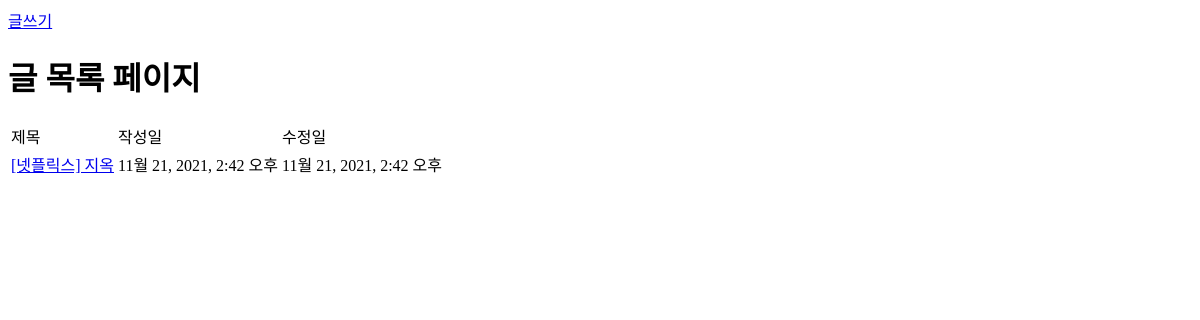
/posts/, run on an earlier commit of the app's database.
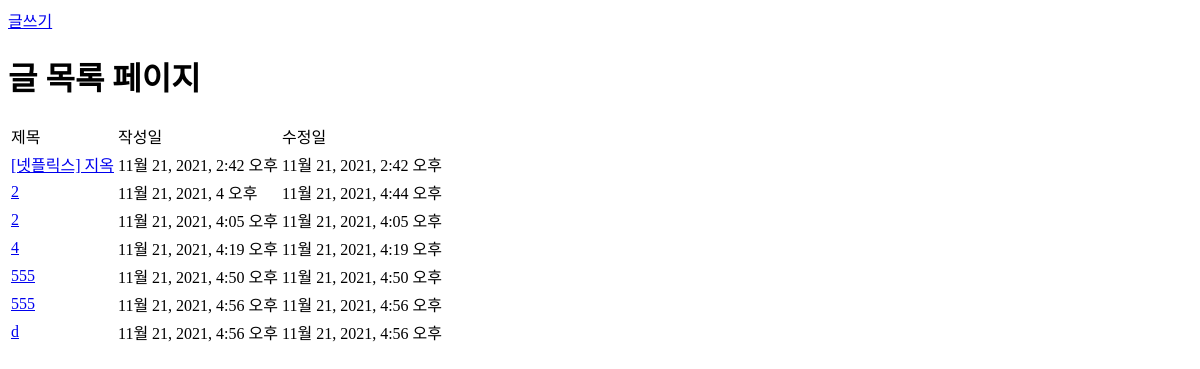
And on a later commit of the database.
### review/models.py (models this page shows, shortened)
class Post(models.Model):
    title = models.CharField(max_length=50, unique =True, error_messages={'unique':'이미 있는 제목입니다.'})
    content = models.TextField(null=True)
    dt_created = models.DateTimeField(verbose_name="Date Created", auto_now_add=True)
    dt_modified = models.DateTimeField(verbose_name="Date Modified", auto_now = True)

### review/views.py (the view)
# urls.py: path('posts/', views.post_list, name='post-list'),
def post_list(request):
    posts = Post.objects.all()
    context = {"posts":posts}
    return render(request, 'review/post_list.html', context)

### review/templates/review/post_list.html
{% extends './base.html' %}
{% block post_container %}
<a href= {% url 'review:post-create' %}> 글쓰기 </a>
    <h1>글 목록 페이지</h1>
    <table>
        <tr>
            <td>제목</td>
            <td>작성일</td>
            <td>수정일</td>
        </tr>
        {% for post in posts %}
        <tr>
            <td><a href={% url 'review:post-detail' post.id %}>{{post.title}}</a></td>
            <td>{{post.dt_created}}</td>
            <td>{{post.dt_modified}}</td>
        </tr>
        {% endfor %}
     </table>
{% endblock post_container %}

What changed in the data, as far as the page shows it:
added Post: title "2", dt_created "11월 21, 2021, 4 오후", dt_modified "11월 21, 2021, 4:44 오후"
added Post: title "2", dt_created "11월 21, 2021, 4:05 오후", dt_modified "11월 21, 2021, 4:05 오후"
added Post: title "4", dt_created "11월 21, 2021, 4:19 오후", dt_modified "11월 21, 2021, 4:19 오후"
added Post: title "555", dt_created "11월 21, 2021, 4:50 오후", dt_modified "11월 21, 2021, 4:50 오후"
added Post: title "555", dt_created "11월 21, 2021, 4:56 오후", dt_modified "11월 21, 2021, 4:56 오후"
added Post: title "d", dt_created "11월 21, 2021, 4:56 오후", dt_modified "11월 21, 2021, 4:56 오후"
